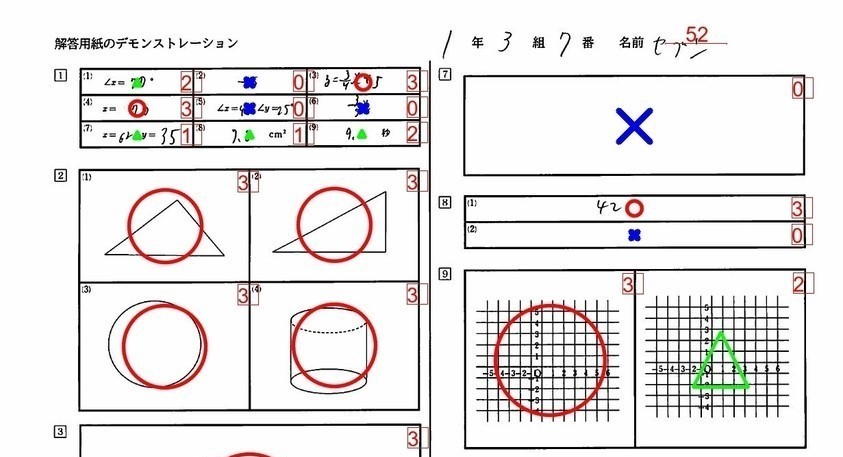
#> input picture figs/tmp_name, 843 x 457 px; its folder holds only this picture in this run
$ python -i marubatu.py   (imports and definitions only)
#> lines starting #> are read from the running program, lines starting #| are printed output that depends on the picture
import os
import cv2
import shutil
import pandas as pd
from tkinter import messagebox

def imread(path):
#> called with path = 'figs/touan.jpg'
    tmp_dir = os.getcwd()
    # 1. 対象ファイルがあるディレクトリに移動
    if len(path.split("/")) > 1:
        file_dir = "/".join(path.split("/")[:-1])
        os.chdir(file_dir)
    # 2. 対象ファイルの名前を変更
    tmp_name = "tmp_name"
    os.rename(path.split("/")[-1], tmp_name)
    # 3. 対象ファイルを読み取る
    img = cv2.imread(tmp_name , 0)
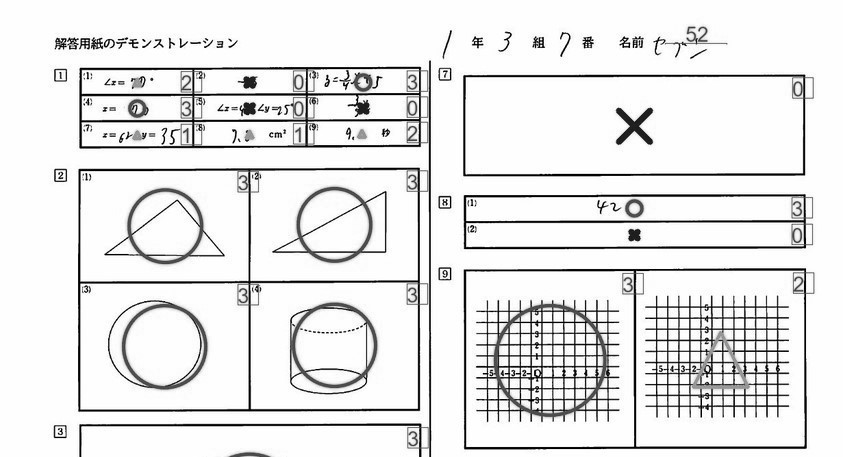
#> img: shape (457, 843); min 0, max 255, mean 230.7
    # 4. 対象ファイルの名前を戻す
    os.rename(tmp_name, path.split("/")[-1])
    # カレントディレクトリをもとに戻す
    os.chdir(tmp_dir)
    return img


# [84 lines left out: functions imwrite, Saiten_mark, not called in this run]


# [9 lines not run here, left out]

>>> result = imread('figs/touan.jpg')

$ run again, on figs/tmp_name
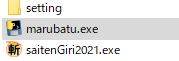
#> input picture figs/tmp_name, 179 x 61 px
#> in imread, `img = cv2.imread(tmp_name , 0)`:
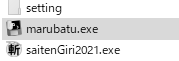
#> img: shape (61, 179); min 0, max 255, mean 227.8
